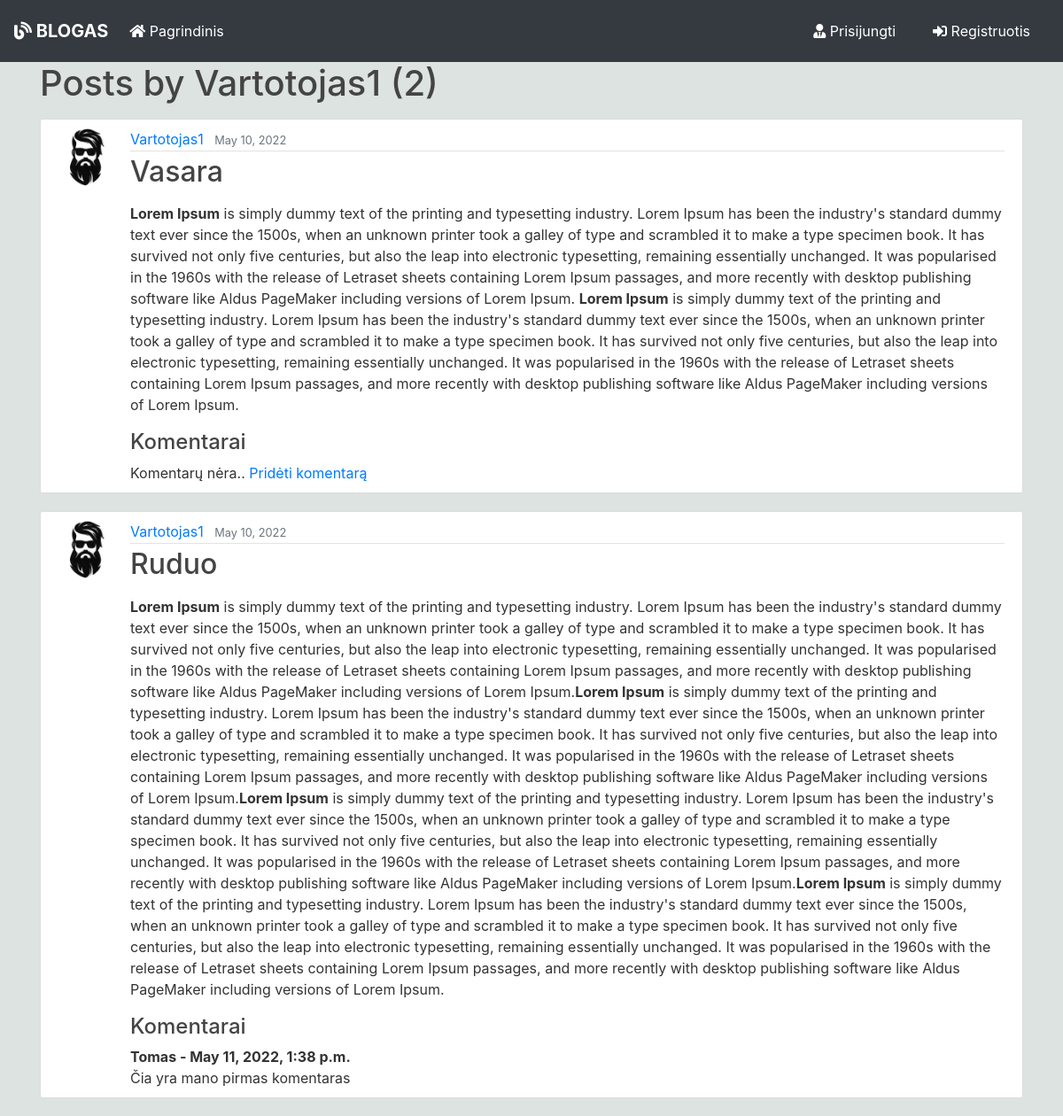
The app's page /user/Vartotojas1 with its own data.
### blog/models.py (models this page shows, shortened)
class Post(models.Model):
    title = models.CharField(max_length=100)
    content = HTMLField('Content', null=True)
    date_posted = models.DateTimeField(default=timezone.now)
    author = models.ForeignKey(User, on_delete=models.CASCADE)

class Comment(models.Model):
    post = models.ForeignKey(Post, related_name="comments", on_delete=models.CASCADE)
    name = models.CharField(max_length=200)
    body = models.TextField()
    date_added = models.DateTimeField(auto_now_add=True)

### users/models.py (models this page shows, shortened)
class Profile(models.Model):
    user = models.OneToOneField(User, on_delete=models.CASCADE)
    image = models.ImageField(default='default.jpg', upload_to='profile_pics')

### blog/views.py (the view)
# urls.py: path('user/<str:username>', UserPostListView.as_view(), name='user-posts'),
class UserPostListView(ListView):
    model = Post
    template_name = 'blog/user_posts.html'
    context_object_name = 'posts'
    paginate_by = 2
    def get_queryset(self):
        user = get_object_or_404(User, username=self.kwargs.get('username'))
        return Post.objects.filter(author=user).order_by('-date_posted')

### blog/templates/blog/user_posts.html (shortened to what this page needs)
{% extends "blog/base.html" %}
{% block content %}
    <h1 class="mb-3">Posts by {{ view.kwargs.username }} ({{ page_obj.paginator.count }})</h1>
    {% for post in posts %}
        <article class="media content-section">
          <img class="rounded-circle article-img" src="{{ post.author.profile.image.url }}">
          <div class="media-body">
            <div class="article-metadata">
              <a class="mr-2" href="{% url 'user-posts' post.author.username %}">{{ post.author }}</a>
              <small class="text-muted">{{ post.date_posted|date:"F d, Y" }}</small>
            </div>
            <h2><a class="article-title" href="{% url 'post-detail' post.id %}">{{ post.title }}</a></h2>
            <p class="article-content">{{ post.content  | safe }}</p>
              <h4> Komentarai </h4>
              {% if not post.comments.all %}
                        Komentarų nėra.. <a href="#">
                        Pridėti komentarą </a>
              {% else %}
                {% for comment in post.comments.all %}
                    <strong>{{ comment.name }} -
                            {{ comment.date_added }}
                    </strong>
                  <br/>
                  {{ comment.body }}
                {% endfor %}
              {% endif %}
          </div>
        </article>
    {% endfor %}
{% endblock content %}

### blog/static/blog/main.css (style rules this page uses)
body { background: #dce3e0; color: #333333; margin-top: 0; }
h1, h2, h3, h4, h5, h6 { color: #444444; }
.content-section { background: #ffffff; padding: 10px 20px; border: 1px solid #dddddd; border-radius: 3px; margin-bottom: 20px; }
.article-title { color: #444444; }
.article-content { white-space: pre-line; }
.article-img { height: 65px; width: 65px; margin-right: 16px; }
.article-metadata { padding-bottom: 1px; margin-bottom: 4px; border-bottom: 1px solid #e3e3e3 }

### records on screen
Post: author.profile.image (picture), author "Vartotojas1", date_posted "May 10, 2022", title "Vasara", content "Lorem Ipsum is simply dummy text of the printing and typesetting industry. Lorem Ipsum has been the industry's standard dummy text ever since the 1500s, when an unknown printer took a galley of type and scrambled it to make a type specimen book. It has survived not only five centuries, but also the leap into electronic typesetting, remaining essentially unchanged. It was popularised in the 1960s with the release of Letraset sheets containing Lorem Ipsum passages, and more recently with desktop publishing software like Aldus PageMaker including versions of Lorem Ipsum. Lorem Ipsum is simply dummy text of the printing and typesetting industry. Lorem Ipsum has been the industry's standard…", shows "Komentarų nėra.."
Post: author.profile.image (picture), author "Vartotojas1", date_posted "May 10, 2022", title "Ruduo", content "Lorem Ipsum is simply dummy text of the printing and typesetting industry. Lorem Ipsum has been the industry's standard dummy text ever since the 1500s, when an unknown printer took a galley of type and scrambled it to make a type specimen book. It has survived not only five centuries, but also the leap into electronic typesetting, remaining essentially unchanged. It was popularised in the 1960s with the release of Letraset sheets containing Lorem Ipsum passages, and more recently with desktop publishing software like Aldus PageMaker including versions of Lorem Ipsum. Lorem Ipsum is simply dummy text of the printing and typesetting industry. Lorem Ipsum has been the industry's standard…"
Comment: name "Tomas", date_added "May 11, 2022, 1:38 p.m.", body "Čia yra mano pirmas komentaras"

### other values on screen
{{ view.kwargs.username }} "Vartotojas1"
{{ page_obj.paginator.count }} "2"
